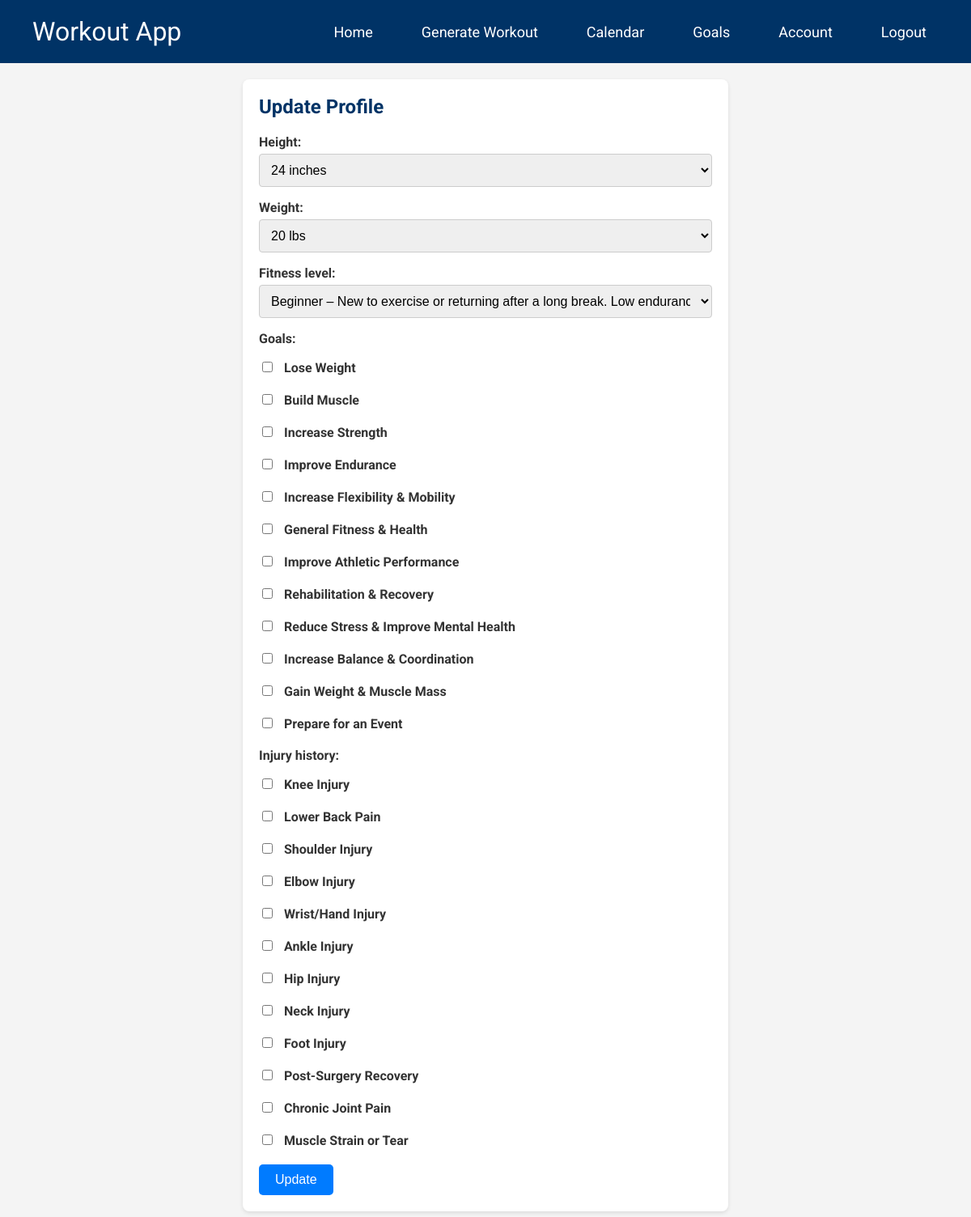
Screenshot of /accounts/update_profile/ (signed in) with the database file from the repository.
### accounts/models.py (models this page shows, shortened)
class UserProfile(models.Model):
    FITNESS_LEVEL_CHOICES = [
        (
            "beginner",
            "Beginner – New to exercise or returning after a long break. Low endurance, strength, and flexibility.",
        ),
        (
            "intermediate",
            "Intermediate – Engages in regular physical activity (e.g., 1-3 times per week), has moderate endurance and strength.",
        ),
        (
            "advanced",
            "Advanced – High fitness level with consistent training (e.g., 3+ times per week), strong endurance, strength, and flexibility.",
        ),
        (
            "athlete",
            "Athlete – Trains for specific performance goals (e.g., competitive sports, weightlifting, endurance events).",
        ),
        (
            "rehab",
            "Rehabilitation/Recovery – Focused on regaining fitness after an injury, surgery, or medical condition.",
        ),
        (
            "senior",
            "Senior/Low Impact – Prioritizes joint-friendly and lower-intensity movements, often for older adults or those with physical limitations.",
        ),
    ]
    user = models.OneToOneField(User, on_delete=models.CASCADE)
    height = models.FloatField(null=True, blank=True, help_text="Height in inches")
    weight = models.FloatField(null=True, blank=True, help_text="Weight in pounds")
    bmi = models.FloatField(null=True, blank=True)
    fitness_level = models.CharField(
        max_length=20, choices=FITNESS_LEVEL_CHOICES, null=True, blank=True
    )
    goals = models.ManyToManyField("Goal", blank=True)
    injury_history = models.ManyToManyField("Injury", blank=True)
    friends = models.ManyToManyField("self", blank=True, symmetrical=True)
    weight_history = models.CharField(
        max_length=200, choices=FITNESS_LEVEL_CHOICES, null=True, blank=True
    )

### accounts/views.py (the view)
# urls.py: path("update_profile/", update_profile, name="update_profile"),
@login_required
def update_profile(request):
    profile = request.user.userprofile
    if request.method == "POST":
        form = UserProfileUpdateForm(request.POST, instance=profile)
        if form.is_valid():
            profile = form.save(commit=False)
            profile.height = (
                float(request.POST.get("height", 0))
                if request.POST.get("height")
                else None
            )
            profile.weight = (
                float(request.POST.get("weight", 0))
                if request.POST.get("weight")
                else None
            )
            profile.weight_history = (
                request.POST.get("weight", 0) if request.POST.get("weight") else None
            )
            profile.weight_history = json.dumps([int(profile.weight_history)])
            height_m = (
                profile.height * 0.0254 if profile.height else 0
            )  # Convert height from inches to meters
            weight_kg = (
                profile.weight * 0.453592 if profile.weight else 0
            )  # Convert weight from pounds to kg
            if height_m > 0:  # Prevent division by zero
                profile.bmi = weight_kg / (height_m**2)
            else:
                profile.bmi = None  # Handle case where height is zero
            profile.save()
            goals = request.POST.getlist("goals")  # Get selected goals from the form
            injuries = request.POST.getlist(
                "injury_history"
            )  # Get selected injuries from the form
            profile.goals.set(goals)  # Update the user's goals
            profile.injury_history.set(injuries)  # Update the user's injury history
            return redirect(
                "/accounts/user_data/"
            )  # Redirect to home or another page after saving
        print(form.errors)  # Print any validation errors
    else:
        form = UserProfileUpdateForm(instance=profile)
    selected_goals = profile.goals.values_list("id", flat=True)
    selected_injuries = profile.injury_history.values_list("id", flat=True)
    return render(
        request,
        "accounts/update_profile.html",
        {
            "form": form,
            "selected_goals": selected_goals,
            "selected_injuries": selected_injuries,
        },
    )

### accounts/forms.py
class UserProfileUpdateForm(forms.ModelForm):
    HEIGHT_CHOICES = [
        (i, f"{i} inches") for i in range(24, 96)
    ]  # Height from 2'0" (24 inches) to 8'0" (96 inches)
    WEIGHT_CHOICES = [
        (i, f"{i} lbs") for i in range(20, 600)
    ]  # Weight from 20 lbs to 600 lbs
    FITNESS_LEVEL_CHOICES = UserProfile.FITNESS_LEVEL_CHOICES
    height = forms.ChoiceField(choices=HEIGHT_CHOICES, required=False)
    weight = forms.ChoiceField(choices=WEIGHT_CHOICES, required=False)
    fitness_level = forms.ChoiceField(choices=FITNESS_LEVEL_CHOICES, required=False)
    class Meta:
        model = UserProfile
        fields = ["height", "weight", "fitness_level", "goals", "injury_history"]
        widgets = {
            "goals": forms.CheckboxSelectMultiple(),  # Use checkboxes for goals
            "injury_history": forms.CheckboxSelectMultiple(),  # Use checkboxes for injuries
        }
    def __init__(self, *args, **kwargs):
        super().__init__(*args, **kwargs)
        self.fields["goals"].queryset = Goal.objects.all()  # Populate goals
        self.fields[
            "injury_history"
        ].queryset = Injury.objects.all()  # Populate injuries

### accounts/models.py (called while the page is built)
    def __str__(self):
        return self.name

    def __str__(self):
        return self.name

### home/context_processors.py (called while the page is built)
def base_url(request):
    return {"base_url": f"{request.scheme}://{request.get_host()}/proxy/8000/"}

### accounts/templates/accounts/update_profile.html (shortened to what this page needs)
<!DOCTYPE html>
<html lang="en">
<head>
</head>
<body>
    <header>
        <a class="logo" href="#home">Workout App</a>
        <nav>
            <ul>
                <li><a class="activate" href="{% url 'home' %}">Home</a></li>
                {% if user.is_authenticated %}
                    <li><a href="{% url 'generate_workout' %}">Generate Workout</a></li>
                    <li><a href="{% url 'calendar' %}">Calendar</a></li>
                    <li><a href="{% url 'goals:goals' %}">Goals</a></li>
                    <li><a href="{% url 'user_data' %}">Account</a></li>
                    <li><a href="{% url 'logout' %}">Logout</a></li>
                {% else %}
                    <li><a href="{% url 'login' %}">Login</a></li>
                {% endif %}
            </ul>
        </nav>
    </header>
    <div class="container">
        <div class="main-section">
            <h2>Update Profile</h2>
            <form method="post">
                {{ form.as_p }}
                <button type="submit">Update</button>
            </form>
        </div>
    </div>
</body>
</html>

### accounts/templates/accounts/update_profile.html (style rules this page uses)
body { margin: 0; font-family: 'Roboto', sans-serif; background-color: #f4f4f4; }
header { display: flex; justify-content: space-between; align-items: center; background-color: #003366; padding: 20px 40px; }
.logo { color: white; font-size: 32px; text-decoration: none; }
nav { display: flex; }
ul { list-style-type: none; margin: 0; padding: 0; display: flex; }
li { margin-left: 30px; }
li a { color: white; text-decoration: none; padding: 15px; font-size: 18px; transition: background-color 0.3s, transform 0.3s; }
.container { padding: 20px; max-width: 600px; margin: 0 auto; }
.main-section { background-color: white; padding: 20px; border-radius: 8px; box-shadow: 0 2px 5px rgba(0, 0, 0, 0.1); text-align: left; margin-bottom: 20px; }
.main-section h2 { margin-top: 0; color: #003366; }
button { padding: 10px 20px; background-color: #007BFF; color: white; border: none; border-radius: 5px; cursor: pointer; transition: background-color 0.3s; font-size: 16px; }
p { margin-top: 15px; }
form div { margin-bottom: 20px; }
form label { display: block; margin-bottom: 5px; font-weight: bold; color: #333; }
form select { width: 100%; padding: 10px; border: 1px solid #ccc; border-radius: 4px; font-size: 16px; }
input[type="checkbox"] { margin-right: 10px; width: auto; }

### rows the page displays
UserProfile: height "24 inches", weight "20 lbs", fitness_level "Beginner – New to exercise or returning after a long break. Low endurance, strength, and flexibility."
